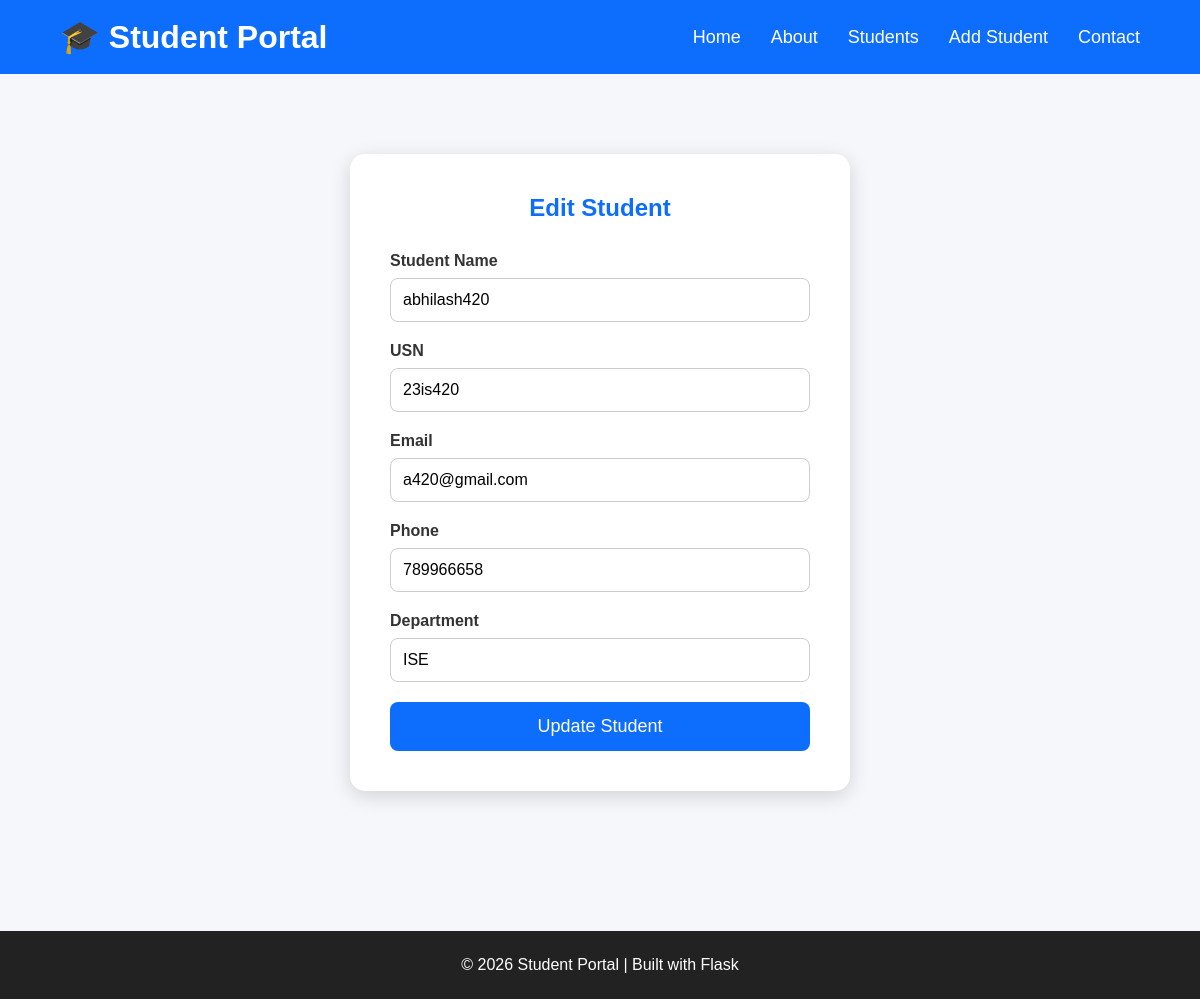
/edit-student/1, run on an earlier commit of the app's database.
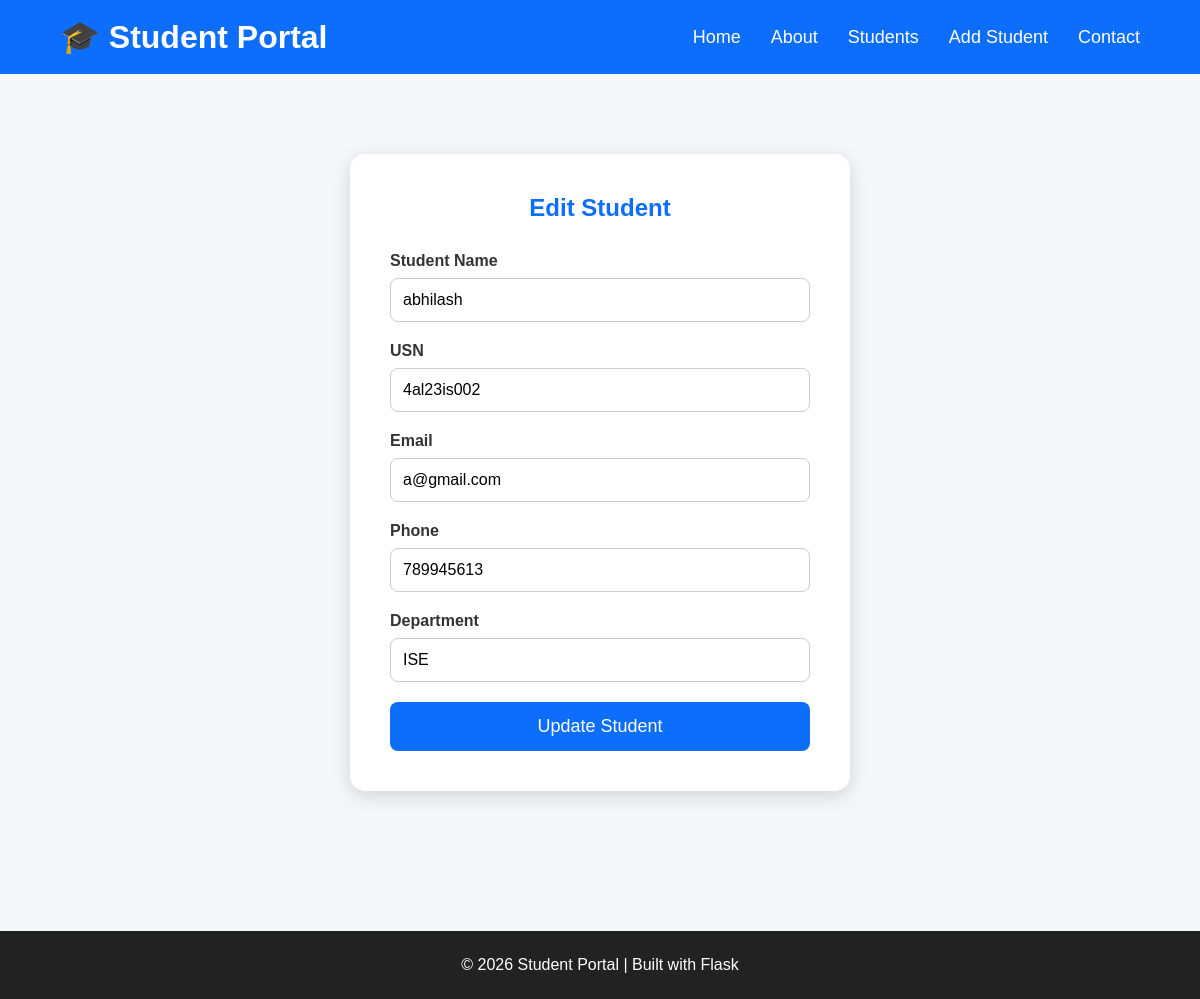
And on a later commit of the database.
### tables this page shows
CREATE TABLE students(

        id INTEGER PRIMARY KEY AUTOINCREMENT,

        name TEXT NOT NULL,

        usn TEXT NOT NULL,

        email TEXT NOT NULL,

        phone TEXT NOT NULL,

        department TEXT NOT NULL,
                   
        photo TEXT 
                   

    );

### app.py (the view)
@app.route("/edit-student/<int:id>")
def edit_student(id):
    student = get_student_by_id(id)
    return render_template(
        "edit_student.html",
        student=student
    )

### database.py (called while the page is built)
def connect_db():
    connection = sqlite3.connect("students.db")
    return connection

def get_student_by_id(student_id):
    connection = connect_db()
    cursor = connection.cursor()
    cursor.execute(
        "SELECT * FROM students WHERE id = ?",
        (student_id,)
    )
    student = cursor.fetchone()
    connection.close()
    return student

### templates/edit_student.html
{% extends "base.html" %}
{% block content %}
<section class="form-section">
    <div class="form-container">
        <h2>Edit Student</h2>
        <form action="/update-student/{{ student[0] }}" method="POST">
            <div class="form-group">
                <label>Student Name</label>
                <input
                    type="text"
                    name="name"
                    value="{{ student[1] }}"
                    required
                >
            </div>
            <div class="form-group">
                <label>USN</label>
                <input
                    type="text"
                    name="usn"
                    value="{{ student[2] }}"
                    required
                >
            </div>
            <div class="form-group">
                <label>Email</label>
                <input
                    type="email"
                    name="email"
                    value="{{ student[3] }}"
                    required
                >
            </div>
            <div class="form-group">
                <label>Phone</label>
                <input
                    type="text"
                    name="phone"
                    value="{{ student[4] }}"
                    required
                >
            </div>
            <div class="form-group">
                <label>Department</label>
                <input
                    type="text"
                    name="department"
                    value="{{ student[5] }}"
                    required
                >
            </div>
            <button type="submit" class="btn">
                Update Student
            </button>
        </form>
    </div>
</section>
{% endblock %}

### templates/base.html (shortened to what this page needs)
<!DOCTYPE html>
<html lang="en">
<head>
    <link rel="stylesheet" href="{{ url_for('static', filename='css/style.css') }}">
</head>
<body>
    <header>
        <div class="container">
            <div class="logo">
                <h1>🎓 Student Portal</h1>
            </div>
            <nav>
                <ul>
                    <li><a href="/">Home</a></li>
                    <li><a href="/about">About</a></li>
                    <li><a href="/students">Students</a></li>
                    <li><a href="/add-student">Add Student</a></li>
                    <li><a href="/contact">Contact</a></li>
                </ul>
            </nav>
        </div>
    </header>
    <main>
        {% block content %}
        {% endblock %}
    </main>
    <footer>
        <p>© 2026 Student Portal | Built with Flask </p>
    </footer>
</body>
</html>

### static/css/style.css (style rules this page uses)
* { margin:0; padding:0; box-sizing:border-box; }
body { font-family:Arial, Helvetica, sans-serif; background:#f5f7fb; color:#333; }
header { background:#0d6efd; color:white; padding:18px 0; }
.container { width:90%; margin:auto; display:flex; justify-content:space-between; align-items:center; }
.logo h1 { font-size:32px; }
nav ul { list-style:none; display:flex; gap:30px; }
nav a { color:white; text-decoration:none; font-size:18px; transition:.3s; }
.btn { background:#0d6efd; color:white; padding:14px 30px; border-radius:8px; text-decoration:none; transition:.3s; }
footer { background:#222; color:white; text-align:center; padding:25px; margin-top:60px; }
.form-section { display:flex; justify-content:center; align-items:center; padding:80px 20px; }
.form-container { background:white; width:500px; padding:40px; border-radius:15px; box-shadow:0 5px 20px rgba(0,0,0,.15); }
.form-container h2 { text-align:center; color:#0d6efd; margin-bottom:30px; }
.form-group { display:flex; flex-direction:column; margin-bottom:20px; }
.form-group label { margin-bottom:8px; font-weight:bold; }
.form-group input, .form-group select { padding:12px; border:1px solid #ccc; border-radius:8px; font-size:16px; outline:none; }
.form-container .btn { width:100%; padding:14px; font-size:18px; border:none; cursor:pointer; }

What changed in the data, as far as the page shows it:
changed students "ISE": name "abhilash420" → "abhilash"; usn "23is420" → "4al23is002"; email "a420@gmail.com" → "a@gmail.com"; phone "789966658" → "789945613"
